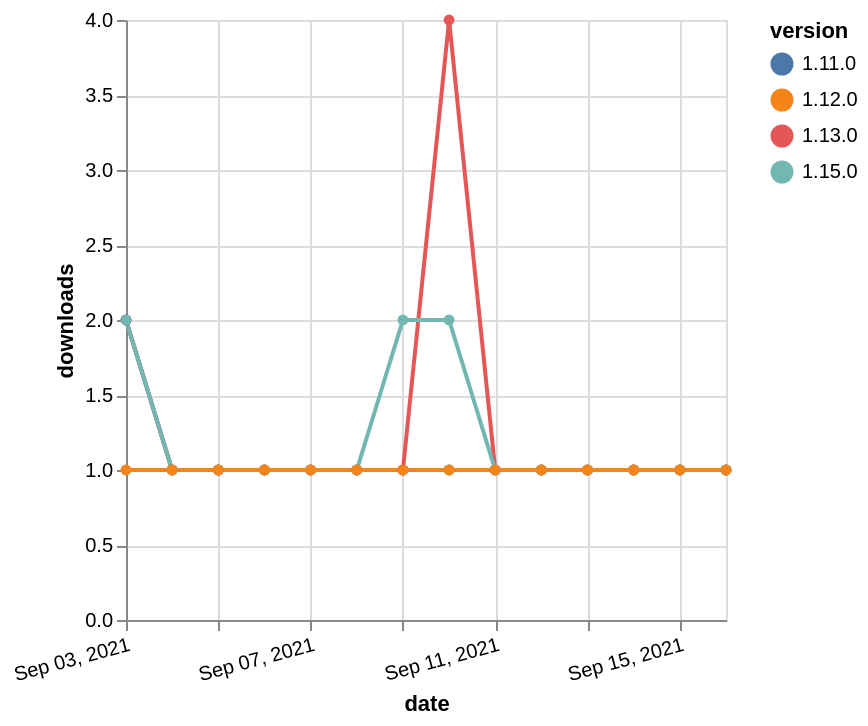

Specify this chart in Vega-Lite:
### Vega-Lite specification from a JSON file in a GitHub repository (floating-point values rounded to 4 significant figures)
{"$schema": "https://vega.github.io/schema/vega-lite/v5.json", "description": "A simple bar chart with embedded data.", "data": {"values": [{"date": "2021-09-03", "total": 212, "delta": 2, "version": "1.11.0"}, {"date": "2021-09-04", "total": 213, "delta": 1, "version": "1.11.0"}, {"date": "2021-09-05", "total": 214, "delta": 1, "version": "1.11.0"}, {"date": "2021-09-06", "total": 215, "delta": 1, "version": "1.11.0"}, {"date": "2021-09-07", "total": 216, "delta": 1, "version": "1.11.0"}, {"date": "2021-09-08", "total": 217, "delta": 1, "version": "1.11.0"}, {"date": "2021-09-09", "total": 218, "delta": 1, "version": "1.11.0"}, {"date": "2021-09-10", "total": 219, "delta": 1, "version": "1.11.0"}, {"date": "2021-09-11", "total": 220, "delta": 1, "version": "1.11.0"}, {"date": "2021-09-12", "total": 221, "delta": 1, "version": "1.11.0"}, {"date": "2021-09-13", "total": 222, "delta": 1, "version": "1.11.0"}, {"date": "2021-09-14", "total": 223, "delta": 1, "version": "1.11.0"}, {"date": "2021-09-15", "total": 224, "delta": 1, "version": "1.11.0"}, {"date": "2021-09-16", "total": 225, "delta": 1, "version": "1.11.0"}, {"date": "2021-09-03", "total": 287, "delta": 2, "version": "1.13.0"}, {"date": "2021-09-04", "total": 288, "delta": 1, "version": "1.13.0"}, {"date": "2021-09-05", "total": 289, "delta": 1, "version": "1.13.0"}, {"date": "2021-09-06", "total": 290, "delta": 1, "version": "1.13.0"}, {"date": "2021-09-07", "total": 291, "delta": 1, "version": "1.13.0"}, {"date": "2021-09-08", "total": 292, "delta": 1, "version": "1.13.0"}, {"date": "2021-09-09", "total": 293, "delta": 1, "version": "1.13.0"}, {"date": "2021-09-10", "total": 297, "delta": 4, "version": "1.13.0"}, {"date": "2021-09-11", "total": 298, "delta": 1, "version": "1.13.0"}, {"date": "2021-09-12", "total": 299, "delta": 1, "version": "1.13.0"}, {"date": "2021-09-13", "total": 300, "delta": 1, "version": "1.13.0"}, {"date": "2021-09-14", "total": 301, "delta": 1, "version": "1.13.0"}, {"date": "2021-09-15", "total": 302, "delta": 1, "version": "1.13.0"}, {"date": "2021-09-16", "total": 303, "delta": 1, "version": "1.13.0"}, {"date": "2021-09-03", "total": 111, "delta": 2, "version": "1.15.0"}, {"date": "2021-09-04", "total": 112, "delta": 1, "version": "1.15.0"}, {"date": "2021-09-05", "total": 113, "delta": 1, "version": "1.15.0"}, {"date": "2021-09-06", "total": 114, "delta": 1, "version": "1.15.0"}, {"date": "2021-09-07", "total": 115, "delta": 1, "version": "1.15.0"}, {"date": "2021-09-08", "total": 116, "delta": 1, "version": "1.15.0"}, {"date": "2021-09-09", "total": 118, "delta": 2, "version": "1.15.0"}, {"date": "2021-09-10", "total": 120, "delta": 2, "version": "1.15.0"}, {"date": "2021-09-11", "total": 121, "delta": 1, "version": "1.15.0"}, {"date": "2021-09-12", "total": 122, "delta": 1, "version": "1.15.0"}, {"date": "2021-09-13", "total": 123, "delta": 1, "version": "1.15.0"}, {"date": "2021-09-14", "total": 124, "delta": 1, "version": "1.15.0"}, {"date": "2021-09-15", "total": 125, "delta": 1, "version": "1.15.0"}, {"date": "2021-09-16", "total": 126, "delta": 1, "version": "1.15.0"}, {"date": "2021-09-03", "total": 170, "delta": 1, "version": "1.12.0"}, {"date": "2021-09-04", "total": 171, "delta": 1, "version": "1.12.0"}, {"date": "2021-09-05", "total": 172, "delta": 1, "version": "1.12.0"}, {"date": "2021-09-06", "total": 173, "delta": 1, "version": "1.12.0"}, {"date": "2021-09-07", "total": 174, "delta": 1, "version": "1.12.0"}, {"date": "2021-09-08", "total": 175, "delta": 1, "version": "1.12.0"}, {"date": "2021-09-09", "total": 176, "delta": 1, "version": "1.12.0"}, {"date": "2021-09-10", "total": 177, "delta": 1, "version": "1.12.0"}, {"date": "2021-09-11", "total": 178, "delta": 1, "version": "1.12.0"}, {"date": "2021-09-12", "total": 179, "delta": 1, "version": "1.12.0"}, {"date": "2021-09-13", "total": 180, "delta": 1, "version": "1.12.0"}, {"date": "2021-09-14", "total": 181, "delta": 1, "version": "1.12.0"}, {"date": "2021-09-15", "total": 182, "delta": 1, "version": "1.12.0"}, {"date": "2021-09-16", "total": 183, "delta": 1, "version": "1.12.0"}]}, "width": "container", "mark": {"type": "line", "point": {"filled": true}}, "encoding": {"x": {"field": "date", "type": "temporal", "timeUnit": "yearmonthdate", "title": "date", "axis": {"labelAngle": -15}}, "y": {"field": "delta", "type": "quantitative", "title": "downloads"}, "color": {"field": "version", "type": "nominal"}, "tooltip": {"field": "delta"}}}
